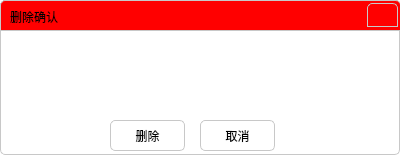
<?xml version="1.0" encoding="UTF-8"?>
<ui version="4.0">
 <class>WarningDisDelSureDialog</class>
 <widget class="QDialog" name="WarningDisDelSureDialog">
  <property name="geometry">
   <rect>
    <x>0</x>
    <y>0</y>
    <width>400</width>
    <height>155</height>
   </rect>
  </property>
  <property name="windowTitle">
   <string>Dialog</string>
  </property>
  <property name="styleSheet">
   <string notr="true">border:1px solid rgb(200,200,200);
border-radius:5px;
background-color:rgb(255,255,255)</string>
  </property>
  <widget class="QWidget" name="titleWidget" native="true">
   <property name="geometry">
    <rect>
     <x>0</x>
     <y>0</y>
     <width>401</width>
     <height>31</height>
    </rect>
   </property>
   <property name="styleSheet">
    <string notr="true">border-bottom-left-radius:0px;
border-bottom-right-radius:0px;
background-color:rgb(255,0,0)</string>
   </property>
   <widget class="QLabel" name="titleLabel">
    <property name="geometry">
     <rect>
      <x>10</x>
      <y>5</y>
      <width>51</width>
      <height>24</height>
     </rect>
    </property>
    <property name="styleSheet">
     <string notr="true">border:none</string>
    </property>
    <property name="text">
     <string>删除确认</string>
    </property>
   </widget>
   <widget class="QPushButton" name="closePushButton">
    <property name="geometry">
     <rect>
      <x>367</x>
      <y>3</y>
      <width>31</width>
      <height>24</height>
     </rect>
    </property>
    <property name="text">
     <string/>
    </property>
   </widget>
  </widget>
  <widget class="QLabel" name="contentLabel">
   <property name="geometry">
    <rect>
     <x>70</x>
     <y>60</y>
     <width>251</width>
     <height>31</height>
    </rect>
   </property>
   <property name="font">
    <font>
     <pointsize>12</pointsize>
    </font>
   </property>
   <property name="styleSheet">
    <string notr="true">border:none</string>
   </property>
   <property name="text">
    <string/>
   </property>
   <property name="alignment">
    <set>Qt::AlignCenter</set>
   </property>
  </widget>
  <widget class="QPushButton" name="deletePushButton">
   <property name="geometry">
    <rect>
     <x>110</x>
     <y>120</y>
     <width>75</width>
     <height>31</height>
    </rect>
   </property>
   <property name="styleSheet">
    <string notr="true"/>
   </property>
   <property name="text">
    <string>删除</string>
   </property>
  </widget>
  <widget class="QPushButton" name="cancelPushButton">
   <property name="geometry">
    <rect>
     <x>200</x>
     <y>120</y>
     <width>75</width>
     <height>31</height>
    </rect>
   </property>
   <property name="text">
    <string>取消</string>
   </property>
  </widget>
 </widget>
 <resources/>
 <connections/>
</ui>
